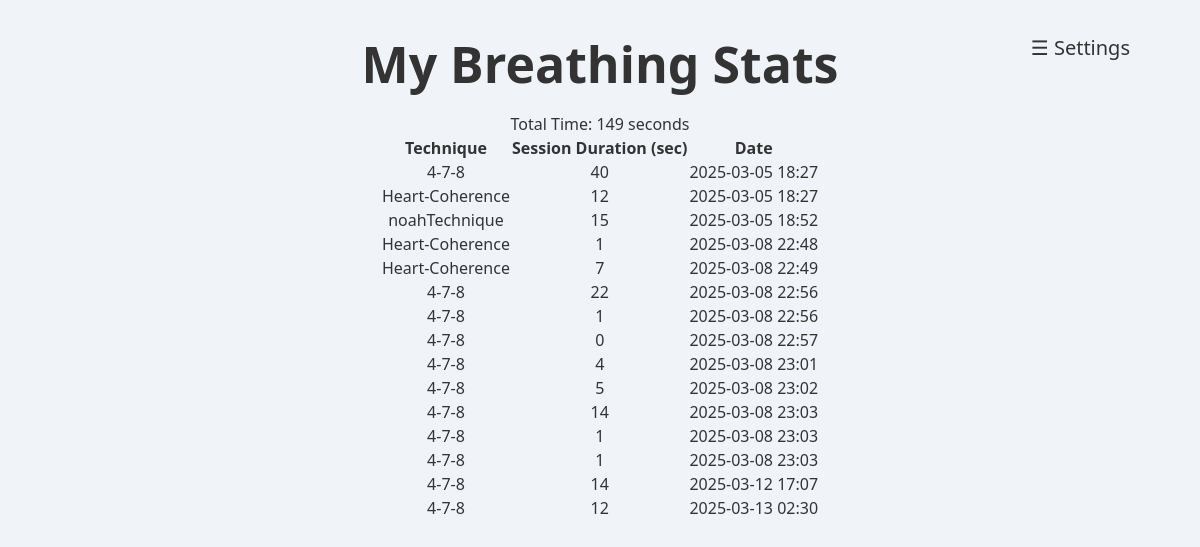
Before: /stats/ (signed in) with the older database file.
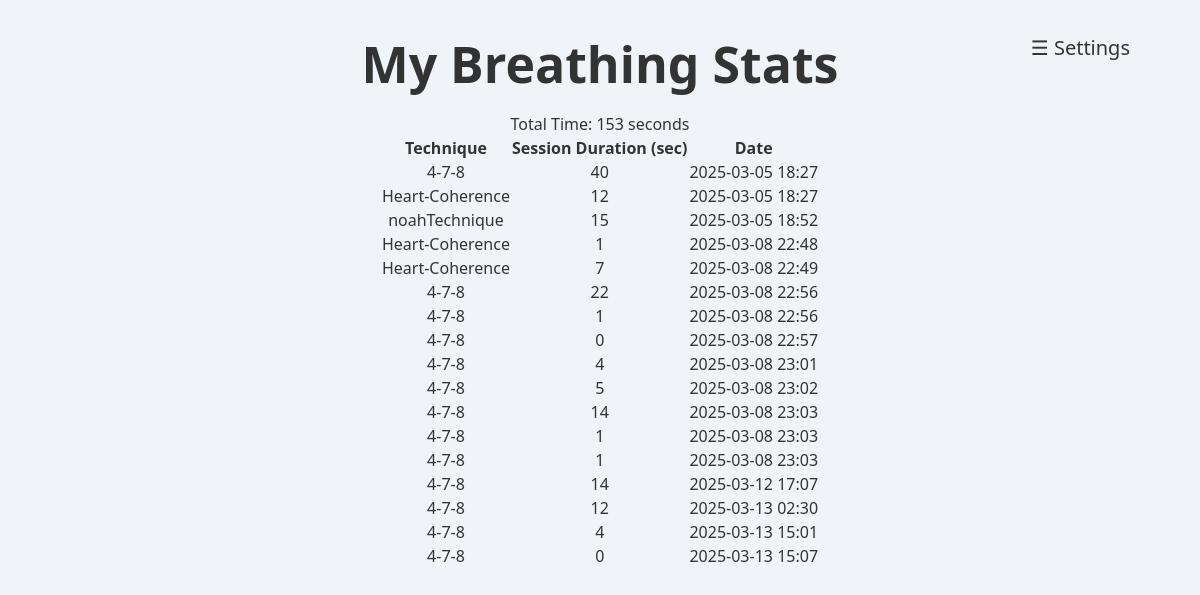
After: the same page with the newer database file.
### home/models.py (models this page shows, shortened)
class BreathingStats(models.Model):
    user = models.ForeignKey(User, on_delete=models.CASCADE, null=True, blank=True)
    technique = models.ForeignKey(BreathingTechnique, on_delete=models.SET_NULL, null=True, blank=True)
    session_duration = models.PositiveIntegerField(
        help_text="Session duration in seconds",
        null=True,
        blank=True
    )
    timestamp = models.DateTimeField(auto_now_add=True)

class BreathingTechnique(models.Model):
    user = models.ForeignKey(User, on_delete=models.CASCADE, null=True, blank=True)
    name = models.CharField(max_length=255)
    in_time = models.IntegerField()
    in_hold_time = models.IntegerField(null=True, blank=True, default=0)
    out_time = models.IntegerField()
    out_hold_time = models.IntegerField(null=True, blank=True, default=0)
    is_global = models.BooleanField(default=False)  # Mark base techniques

### home/views.py (the view)
# urls.py: path('stats/', breathing_stats, name='breathing_stats'),
@login_required
def breathing_stats(request):
    stats_qs = BreathingStats.objects.filter(user=request.user).select_related('technique')
    total_time = stats_qs.aggregate(Sum('session_duration'))['session_duration__sum'] or 0
    context = {
        'stats': stats_qs,
        'total_time': total_time,
    }
    return render(request, 'home/breathing_stats.html', context)

### home/templates/home/breathing_stats.html
{% extends 'home/base.html' %}
{% load static %}
{% block content %}
  <h1>My Breathing Stats</h1>
  <p>Total Time: {{ total_time }} seconds</p>
  {% if stats %}
    <table>
      <thead>
        <tr>
          <th>Technique</th>
          <th>Session Duration (sec)</th>
          <th>Date</th>
        </tr>
      </thead>
      <tbody>
        {% for session in stats %}
          <tr>
            <td>
              {% if session.technique %}
                {{ session.technique.name }}
              {% else %}
                No Technique
              {% endif %}
            </td>
            <td>{{ session.session_duration }}</td>
            <td>{{ session.timestamp|date:"Y-m-d H:i" }}</td>
          </tr>
        {% endfor %}
      </tbody>
    </table>
  {% else %}
    <p>No sessions recorded yet.</p>
  {% endif %}
{% endblock %}

Changed rows visible on the page:
added BreathingStats: technique.name "4-7-8", session_duration "4", timestamp "2025-03-13 15:01"
added BreathingStats: technique.name "4-7-8", session_duration "0", timestamp "2025-03-13 15:07"
Other visible differences:
{{ total_time }}: "149" → "153"
